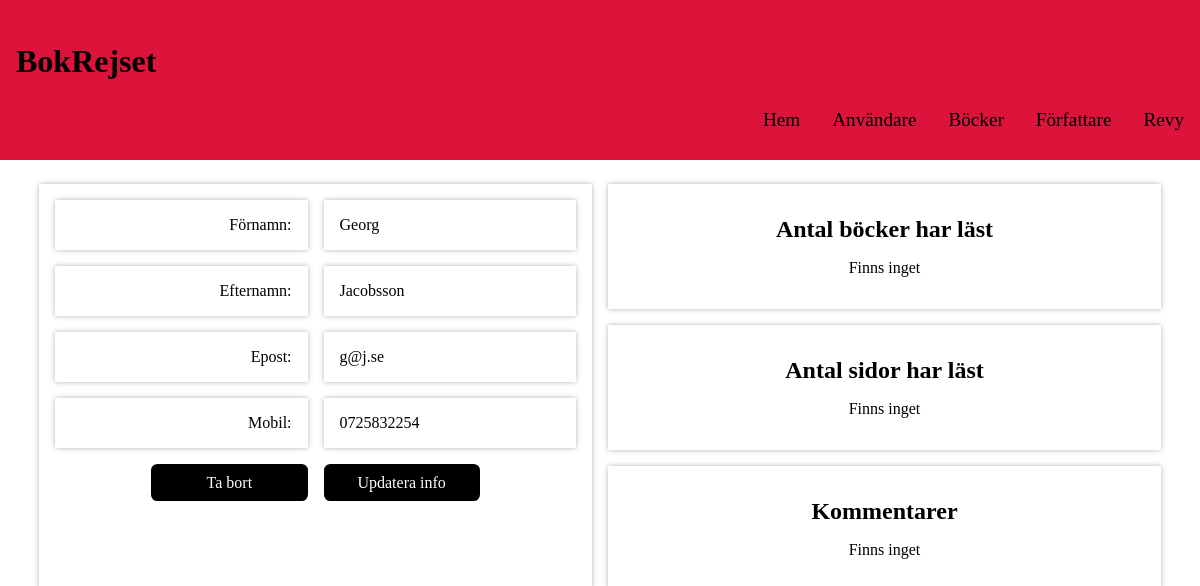
/users.php?user-id=7, run on an earlier commit of the app's database.
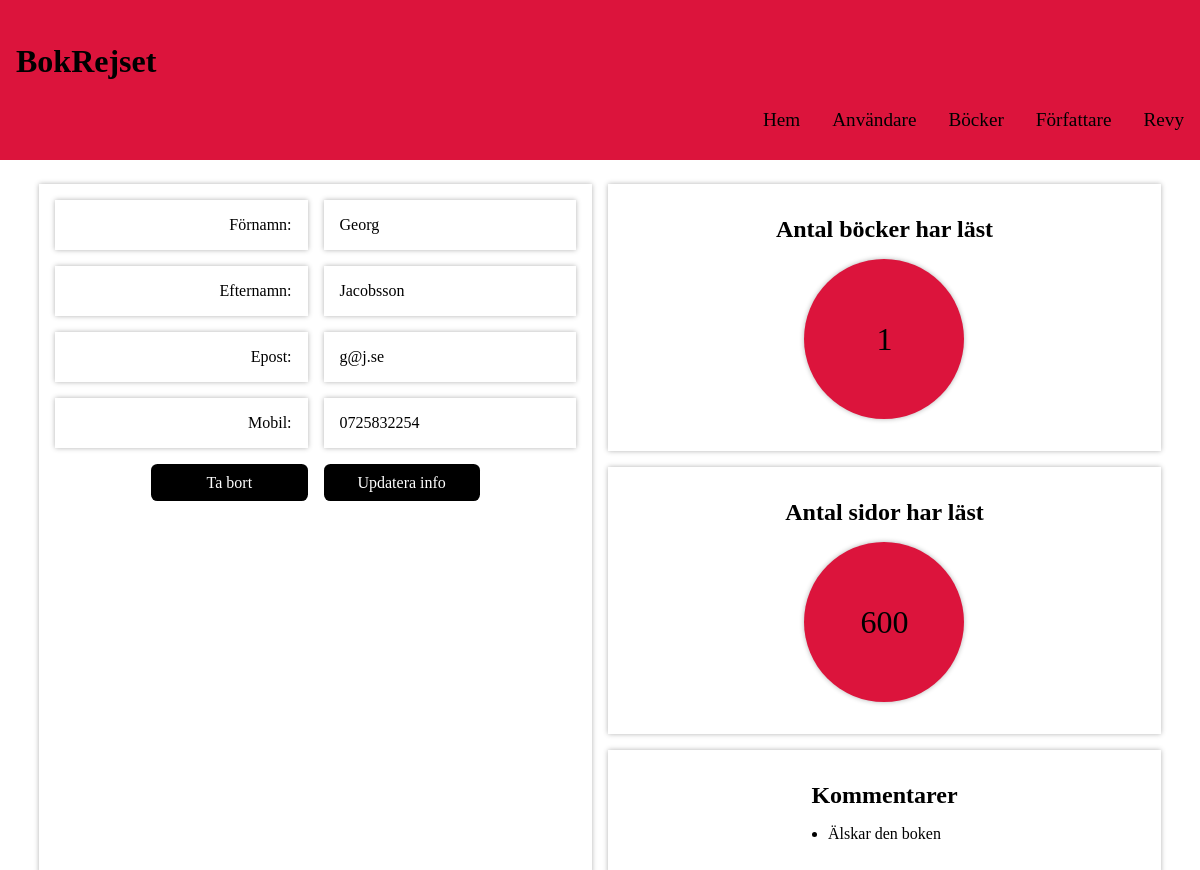
And on a later commit of the database.
### tables this page shows
CREATE TABLE `userbook` (
  `id` int(11) NOT NULL,
  `user_id` int(11) NOT NULL,
  `book_id` int(11) NOT NULL,
  `pages` int(11) NOT NULL,
  `comment` varchar(200) NOT NULL
);

### users.php (called while the page is built, shortened)
<?php
require 'classes/user-view.php';
require 'classes/user-model.php';
$pdo = require 'partials/connect.php';
$userModel = new UserModel($pdo);
$userView = new UserView();
$userController = new UserController($userModel, $userView);
include 'partials/header.php';
$userController->start();
include 'partials/footer.php';

### classes/db.php (called while the page is built, shortened)
<?php
class DB {
    public function __construct(PDO $pdo)
    {
        $this->pdo = $pdo;
    }
}

### classes/user-model.php (called while the page is built, shortened)
<?php
require_once 'db.php';
class UserModel extends DB {
    public function getUserComments (int $userId):array {
        $query = "SELECT userbook.comment FROM users
        JOIN userbook ON userbook.user_id=users.id
        WHERE users.id = ?;";
        $stmt = $this->pdo->prepare($query);
        $stmt->execute([$userId]);
        return $stmt->fetchAll(PDO::FETCH_ASSOC);
    }
    public function getCompletedBooksByUser (int $id) {
        $query = "SELECT users.id, COUNT(users.id) as completed_books FROM users
                    JOIN userbook ON userbook.user_id=users.id
                    WHERE users.id = ?
                    GROUP BY users.id;";
        $stmt = $this->pdo->prepare($query);
        $stmt->execute([$id]);
        return $stmt->fetchAll(PDO::FETCH_ASSOC);
    }
    public function getCompletedPagesByUser (int $id) {
        $query = "SELECT users.id, SUM(userbook.pages) as completed_pages FROM users
                    JOIN userbook ON userbook.user_id=users.id
                    WHERE users.id = ?
                    GROUP BY users.id;";
        $stmt = $this->pdo->prepare($query);
        $stmt->execute([$id]);
        return $stmt->fetchAll(PDO::FETCH_ASSOC);
    }
}

### classes/user-view.php (the view, shortened to what the changed rows need)
<?php
class UserView {
    public function renderAllUserComments (array $userComments) {
        echo "<h2>Kommentarer</h2>";
        if(count($userComments)>0){
            echo "<ul>";
            foreach ($userComments as $uc) {
                echo "<li>{$uc["comment"]}</li>";
            }
            echo "</ul>";
        }
        else {
            $this->renderEmptyInfoDiv();
        }
    }
    public function renderUserInfoMain (array $user, array $userComments,  int $id, array $completedBooksNum, array $completedPagesNum) {
        echo "<main class='details_section'>";
            echo "<section>";
                echo "<div>";
                    echo "<h2>Antal böcker har läst</h2>";
                    if($completedBooksNum!=null){
                        echo "<div>{$completedBooksNum[0]['completed_books']}</div>";
                    }
                    else {
                        $this->renderEmptyInfoDiv();
                    }
                echo "</div>";
                echo "<div>";
                    echo "<h2>Antal sidor har läst</h2>";
                    if($completedPagesNum!=null){
                        echo "<div>{$completedPagesNum[0]['completed_pages']}</div>";
                    }
                    else {
                        $this->renderEmptyInfoDiv();
                    }
                echo "</div>";
                echo "<div>";
                    echo $this->renderAllUserComments($userComments);
                echo "</div>";
            echo "</section>";
            echo "</main>";
        }
    public function renderEmptyInfoDiv () {
        echo "<p>
                Finns inget
            </p>";
    }
}

What changed in the data, as far as the page shows it:
added userbook: comment "Älskar den boken"
Also different on the page:
$completedBooksNum[0]['completed_books']: (not shown) → "1"
$completedPagesNum[0]['completed_pages']: (not shown) → "600"
text no longer shown: "Finns inget Finns inget Finns inget"
